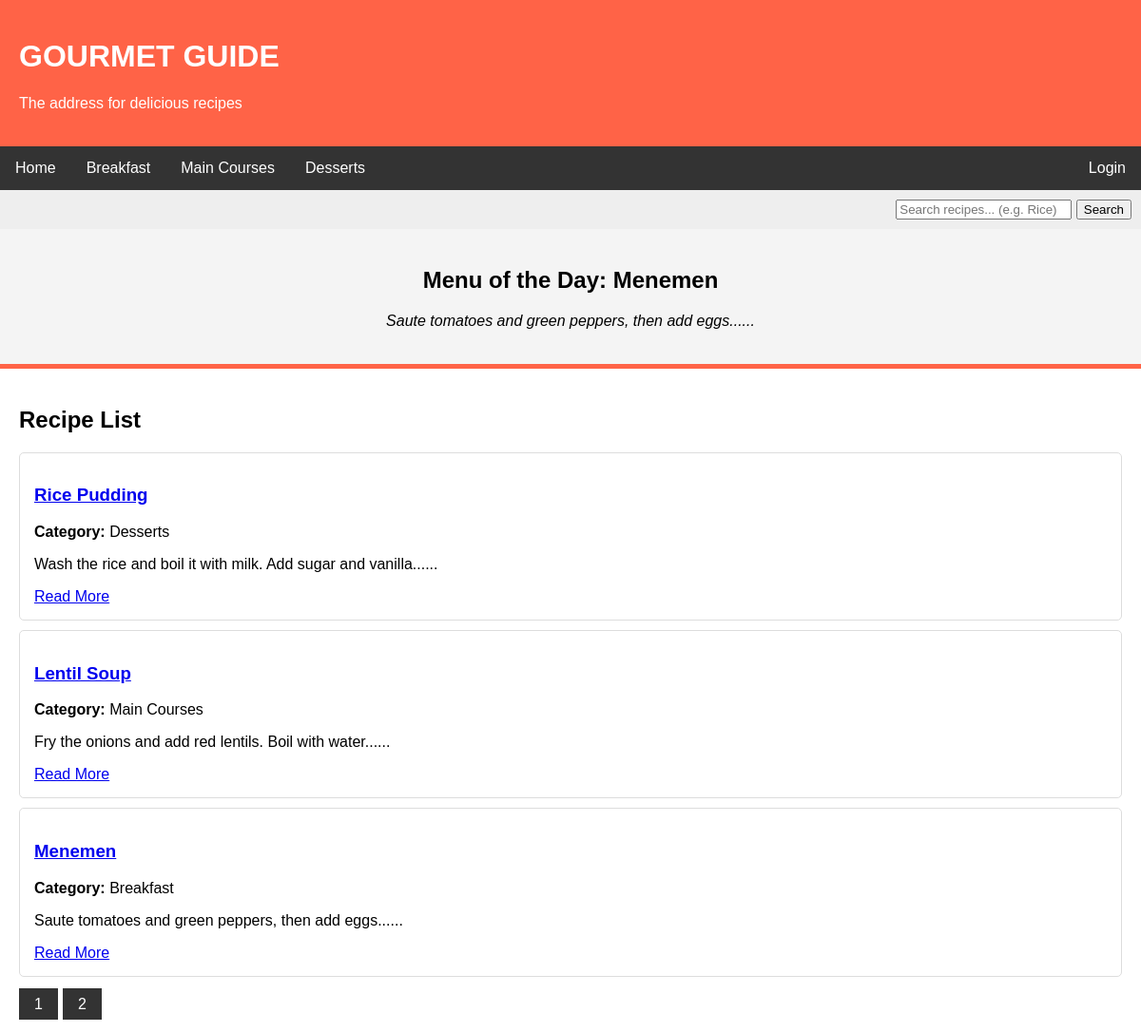
The page / on the database its author committed.
### tables this page shows
CREATE TABLE `recipes` (
  `id` int(11) NOT NULL,
  `title` varchar(255) NOT NULL,
  `category` varchar(100) NOT NULL,
  `content` text NOT NULL,
  `image_url` varchar(255) DEFAULT NULL,
  `created_at` datetime DEFAULT current_timestamp()
);

### index.php (the view, shortened to what this page needs)
<?php include 'db.php'; ?>
<!DOCTYPE html>
<html lang="en">
<head>
</head>
<body>
    <div class="header">
        <h1>GOURMET GUIDE</h1>
        <p>The address for delicious recipes</p>
    </div>
    <div class="menu">
        <a href="index.php">Home</a>
        <a href="index.php?category=Breakfast">Breakfast</a>
        <a href="index.php?category=Main Courses">Main Courses</a>
        <a href="index.php?category=Desserts">Desserts</a>
        <a href="login.php" style="float:right">Login</a>
    </div>
    <div style="background:#eee; padding:10px; text-align:right;">
        <form action="index.php" method="GET">
            <input type="text" name="search" placeholder="Search recipes... (e.g. Rice)">
            <button type="submit">Search</button>
        </form>
    </div>
    <div class="slider">
        <?php
        $sql_slider = "SELECT * FROM recipes ORDER BY RAND() LIMIT 1";
        $result_slider = mysqli_query($link, $sql_slider);
        if($row = mysqli_fetch_assoc($result_slider)){
            echo "<h2>Menu of the Day: " . $row['title'] . "</h2>";
            echo "<p><i>" . substr($row['content'], 0, 50) . "...</i></p>";
        }
        ?>
    </div>
    <div class="container">
        <h2>Recipe List</h2>
        <?php
        $page = isset($_GET['page']) ? (int)$_GET['page'] : 1;
        $limit = 3;
        $offset = ($page - 1) * $limit;
        $where = "WHERE 1=1";
        $sql = "SELECT * FROM recipes $where LIMIT $offset, $limit";
        $result = mysqli_query($link, $sql);
        if(mysqli_num_rows($result) > 0){
            while($row = mysqli_fetch_assoc($result)){
                echo "<div class='recipe-box'>";
                echo "<h3><a href='detail.php?id=".$row['id']."'>" . $row['title'] . "</a></h3>";
                echo "<p><b>Category:</b> " . $row['category'] . "</p>";
                echo "<p>" . substr($row['content'], 0, 100) . "...</p>";
                echo "<a href='detail.php?id=".$row['id']."'>Read More</a>";
                echo "</div>";
            }
        } else {
            echo "No recipes found.";
        }
        ?>
        <div class="pagination">
            <?php
            $sql_total = "SELECT COUNT(*) as total FROM recipes $where";
            $res_total = mysqli_query($link, $sql_total);
            $data_total = mysqli_fetch_assoc($res_total);
            $total_pages = ceil($data_total['total'] / $limit);
            for($p = 1; $p <= $total_pages; $p++) {
                echo "<a href='index.php?page=$p'>$p</a>";
            }
            ?>
        </div>
    </div>
</body>
</html>

### index.php (style rules this page uses)
body { font-family: sans-serif; margin: 0; padding: 0; }
.header { background: #ff6347; padding: 20px; color: white; }
.menu { background: #333; overflow: hidden; }
.menu a { float: left; display: block; color: white; padding: 14px 16px; text-decoration: none; }
.slider { background-color: #f4f4f4; padding: 20px; text-align: center; border-bottom: 5px solid #ff6347; }
.container { padding: 20px; }
.recipe-box { border: 1px solid #ddd; padding: 15px; margin-bottom: 10px; border-radius: 5px; }
.pagination { margin-top: 20px; }
.pagination a { padding: 8px 16px; background: #333; color: white; text-decoration: none; margin-right: 5px; }

### rows shown on the page
recipes: title "Menemen", content "Saute tomatoes and green peppers, then add eggs...", category "Breakfast"
recipes: title "Rice Pudding", category "Desserts", content "Wash the rice and boil it with milk. Add sugar and vanilla..."
recipes: title "Lentil Soup", category "Main Courses", content "Fry the onions and add red lentils. Boil with water..."
